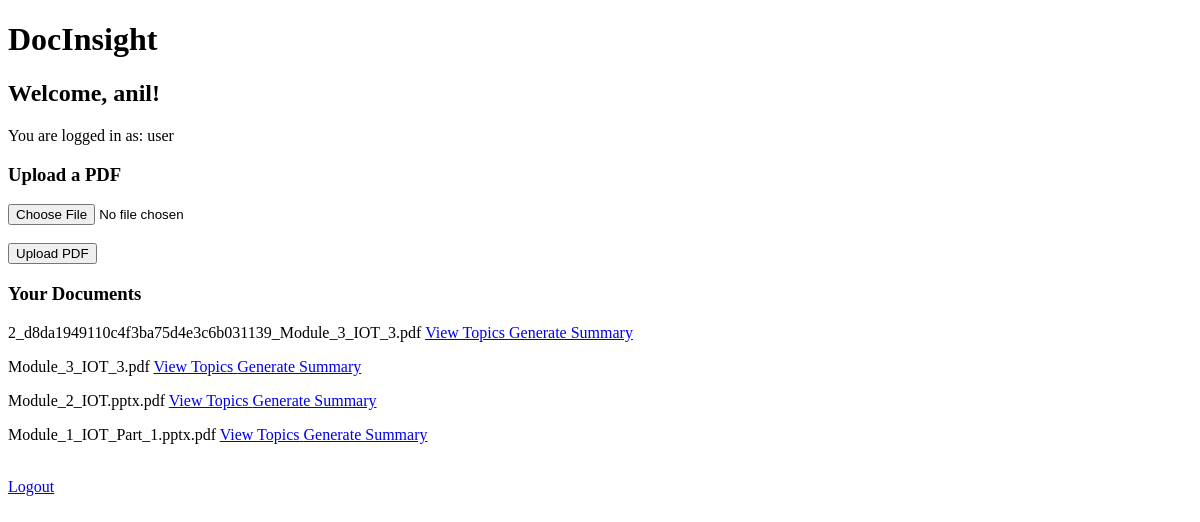
Before: /dashboard (signed in) with the older database file.
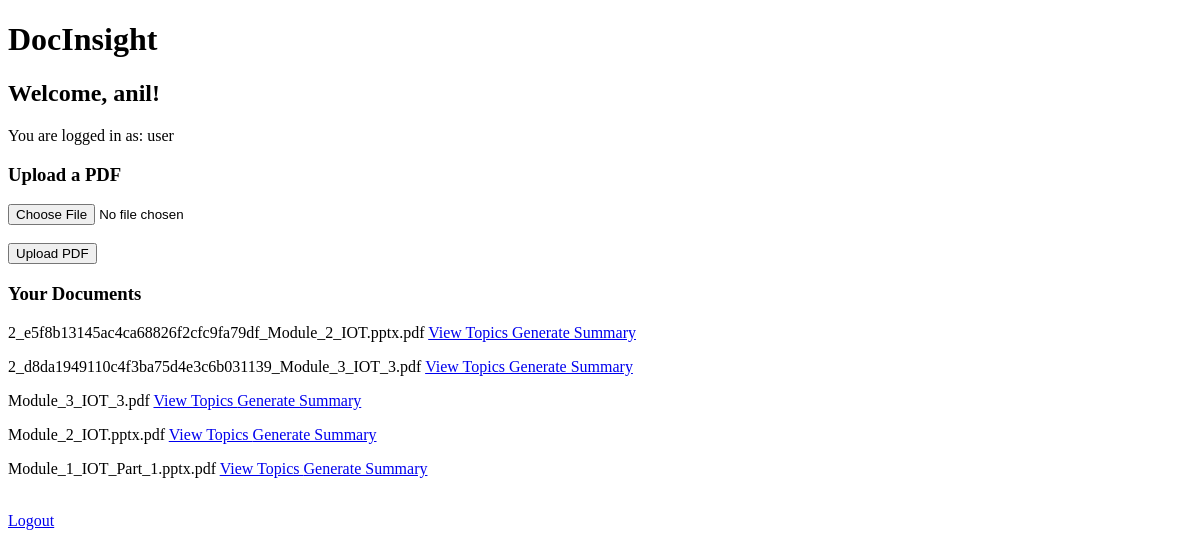
After: the same page with the newer database file.
### tables this page shows
CREATE TABLE documents (
        document_id INTEGER PRIMARY KEY AUTOINCREMENT,
        user_id INTEGER NOT NULL,
        filename TEXT NOT NULL,
        uploaded_at TIMESTAMP DEFAULT CURRENT_TIMESTAMP, extracted_text TEXT,
        FOREIGN KEY (user_id) REFERENCES users(user_id)
    );

### app.py (the view)
@app.route("/dashboard")
def dashboard():
    if "user_id" not in session:
        return redirect(url_for("login"))
    connection = get_db_connection()
    documents = connection.execute(
        """
        SELECT document_id, filename, uploaded_at
        FROM documents
        WHERE user_id = ?
        ORDER BY document_id DESC
        """,
        (session["user_id"],)
    ).fetchall()
    connection.close()
    return render_template(
        "dashboard.html",
        name=session["name"],
        role=session["role"],
        documents=documents
    )

### database.py (called while the page is built)
def get_db_connection():
    connection = sqlite3.connect(DATABASE)
    connection.row_factory = sqlite3.Row
    return connection

### templates/dashboard.html (shortened to what this page needs)
<!DOCTYPE html>
<html lang="en">
<head>
</head>
<body>
    <h1>DocInsight</h1>
    <h2>Welcome, {{ name }}!</h2>
    <p>You are logged in as: {{ role }}</p>
    <h3>Upload a PDF</h3>
    <form method="POST" action="/upload" enctype="multipart/form-data">
        <input type="file" name="document" accept=".pdf" required>
        <br><br>
        <button type="submit">Upload PDF</button>
        <h3>Your Documents</h3>
{% if documents %}
    {% for document in documents %}
        <p>
            {{ document["filename"] }}
            <a href="{{ url_for('topics', document_id=document['document_id']) }}">
                View Topics
            <a href="{{ url_for('document_summary', document_id=document['document_id']) }}">
                Generate Summary
</a>
            </a>
        </p>
    {% endfor %}
{% else %}
    <p>No documents uploaded yet.</p>
{% endif %}
    </form>
    <br>
    <a href="/logout">Logout</a>
</body>
</html>

Changed rows visible on the page:
added documents: filename "2_e5f8b13145ac4ca68826f2cfc9fa79df_Module_2_IOT.pptx.pdf"
